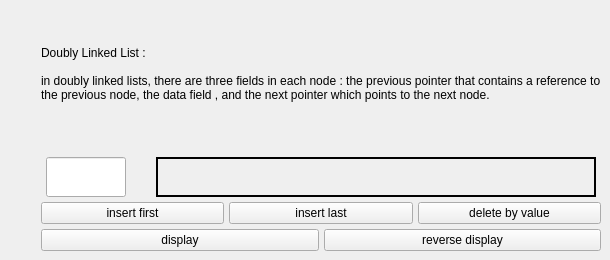
          <widget class="QWidget" name="Doubly_Linked_List">
           <attribute name="title">
            <string>Doubly Linked List</string>
           </attribute>
           <widget class="QWidget" name="layoutWidget">
            <property name="geometry">
             <rect>
              <x>10</x>
              <y>10</y>
              <width>591</width>
              <height>241</height>
             </rect>
            </property>
            <layout class="QHBoxLayout" name="horizontalLayout_10">
             <property name="spacing">
              <number>20</number>
             </property>
             <item>
              <widget class="QLabel" name="Doubly_Linked_List_label1">
               <property name="text">
                <string/>
               </property>
              </widget>
             </item>
             <item>
              <layout class="QVBoxLayout" name="verticalLayout_11">
               <property name="spacing">
                <number>5</number>
               </property>
               <item>
                <widget class="QLabel" name="label_6">
                 <property name="text">
                  <string>Doubly Linked List :
 
in doubly linked lists, there are three fields in each node : the previous pointer that contains a reference to the previous node, the data field , and the next pointer which points to the next node.
</string>
                 </property>
                 <property name="wordWrap">
                  <bool>true</bool>
                 </property>
                </widget>
               </item>
               <item>
                <layout class="QHBoxLayout" name="horizontalLayout_17">
                 <item>
                  <widget class="QLineEdit" name="DLL_input">
                   <property name="enabled">
                    <bool>true</bool>
                   </property>
                   <property name="sizePolicy">
                    <sizepolicy hsizetype="Fixed" vsizetype="Fixed">
                     <horstretch>0</horstretch>
                     <verstretch>0</verstretch>
                    </sizepolicy>
                   </property>
                   <property name="maximumSize">
                    <size>
                     <width>80</width>
                     <height>40</height>
                    </size>
                   </property>
                   <property name="baseSize">
                    <size>
                     <width>80</width>
                     <height>20</height>
                    </size>
                   </property>
                  </widget>
                 </item>
                 <item>
                  <spacer name="horizontalSpacer_7">
                   <property name="orientation">
                    <enum>Qt::Horizontal</enum>
                   </property>
                   <property name="sizeType">
                    <enum>QSizePolicy::Fixed</enum>
                   </property>
                   <property name="sizeHint" stdset="0">
                    <size>
                     <width>20</width>
                     <height>40</height>
                    </size>
                   </property>
                  </spacer>
                 </item>
                 <item>
                  <widget class="QLabel" name="DLL_output">
                   <property name="sizePolicy">
                    <sizepolicy hsizetype="Maximum" vsizetype="Maximum">
                     <horstretch>0</horstretch>
                     <verstretch>0</verstretch>
                    </sizepolicy>
                   </property>
                   <property name="maximumSize">
                    <size>
                     <width>440</width>
                     <height>40</height>
                    </size>
                   </property>
                   <property name="frameShape">
                    <enum>QFrame::WinPanel</enum>
                   </property>
                   <property name="text">
                    <string/>
                   </property>
                  </widget>
                 </item>
                </layout>
               </item>
               <item>
                <layout class="QHBoxLayout" name="horizontalLayout_24">
                 <item>
                  <widget class="QPushButton" name="DLL_insertFirst_button">
                   <property name="text">
                    <string>insert first</string>
                   </property>
                  </widget>
                 </item>
                 <item>
                  <widget class="QPushButton" name="DLL_insertLast_button">
                   <property name="text">
                    <string>insert last</string>
                   </property>
                  </widget>
                 </item>
                 <item>
                  <widget class="QPushButton" name="DLL_deleteByValue_button">
                   <property name="text">
                    <string>delete by value</string>
                   </property>
                  </widget>
                 </item>
                </layout>
               </item>
               <item>
                <layout class="QHBoxLayout" name="horizontalLayout_32">
                 <item>
                  <widget class="QPushButton" name="DLL_display_button">
                   <property name="text">
                    <string>display</string>
                   </property>
                  </widget>
                 </item>
                 <item>
                  <widget class="QPushButton" name="DLL_reverse_display_button">
                   <property name="text">
                    <string>reverse display</string>
                   </property>
                  </widget>
                 </item>
                </layout>
               </item>
              </layout>
             </item>
            </layout>
           </widget>
          </widget>
